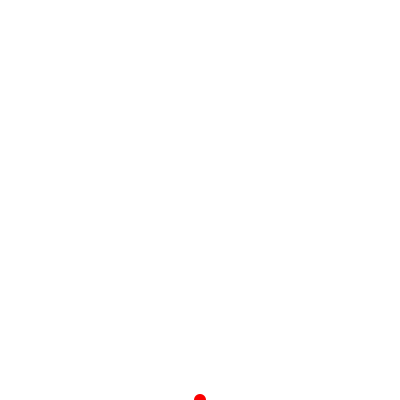
Frame 1 (no input)
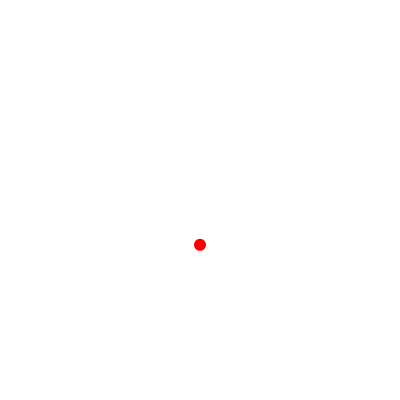
Frame 60 (the mouse pressed at the canvas centre just before this capture)
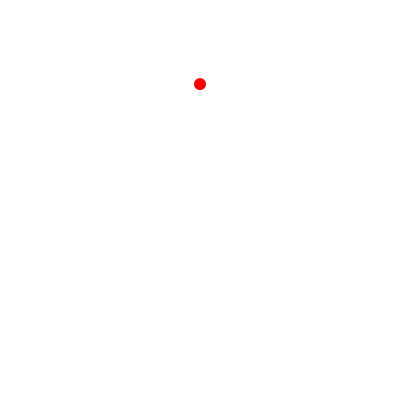
Frame 120 (the mouse held since frame 60 and released just before this capture)

The Processing sketch that drew these frames (run headless with seeded random() and noise(); from frame 60 on, the mouse is pressed at the canvas centre):

// Processing sketch: processing_61744
// ── processing_61744.pde

float x=0;
float speed=18;

void setup() {
  size(400, 400);
  fill(250, 0, 0);
  noStroke();
  smooth();
}

void draw() {
  gravity();
}

void gravity() {
  background(255, 255, 255);
  frameRate(100);
 ellipse(200, 400-x, 12, 12);
  x=x+speed;
    speed=speed-.53;
if((x>390)||(x<-50)) {
  speed=speed*-1;
}
if(x>390) {
  x=0;
  speed=18;
}
}
